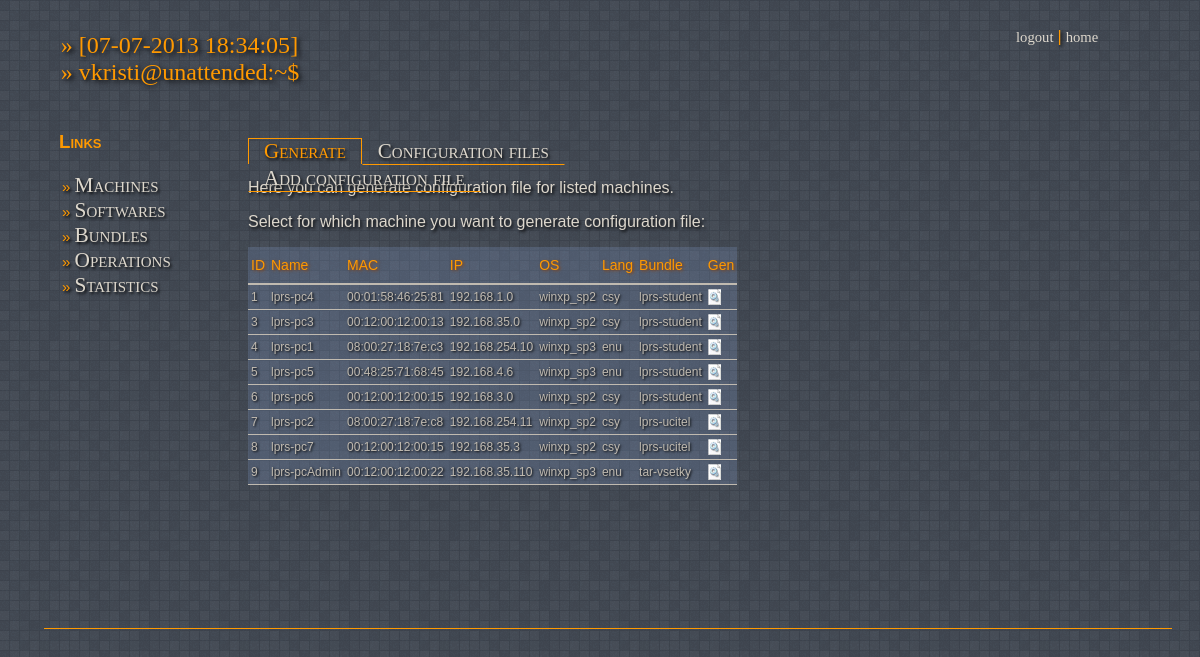
Screenshot of /gen_conf.php with the database file from the repository.
### tables this page shows
CREATE TABLE IF NOT EXISTS `machines` (
  `idmachine` int(3) NOT NULL AUTO_INCREMENT,
  `name` varchar(25) NOT NULL,
  `mac` varchar(12) NOT NULL,
  `ip` varchar(15) NOT NULL,
  `os` int(3) NOT NULL,
  `bundle` int(3) NOT NULL,
  PRIMARY KEY (`idmachine`)
);

CREATE TABLE IF NOT EXISTS `os` (
  `idos` int(2) NOT NULL AUTO_INCREMENT,
  `name` varchar(20) NOT NULL,
  `inspallpath` varchar(255) NOT NULL,
  `lang` int(3) NOT NULL,
  PRIMARY KEY (`idos`)
);

CREATE TABLE IF NOT EXISTS `lang` (
  `idlang` int(3) NOT NULL AUTO_INCREMENT,
  `language` varchar(3) NOT NULL,
  PRIMARY KEY (`idlang`)
);

CREATE TABLE IF NOT EXISTS `bundle` (
  `idbundle` int(2) NOT NULL AUTO_INCREMENT,
  `name` varchar(20) NOT NULL,
  PRIMARY KEY (`idbundle`)
);

### add/functions.php (called while the page is built, shortened)
<?php
function addSepare($mac, $separator = ':')
{
  return join($separator, str_split($mac, 2));
}
?>

### gen_conf.php (the view, shortened to what this page needs)
<?php
  require('add/connect.php');
  require('add/functions.php');
?>
<!DOCTYPE html PUBLIC "-//W3C//DTD XHTML 1.0 Transitional//EN" "http://www.w3.org/TR/xhtml1/DTD/xhtml1-transitional.dtd">
<html>
<head>
<link rel="stylesheet" href="css/css.css" type="text/css" />
</head>
<body>
<div id="hlavny">
	<span id="spanovy">» [<?php echo date('m-d-Y H:i:s', time());?>]<br>» <?php $name="vkristi";echo $name;?>@unattended:~$<div class="cursor"> </div></span>
  <div id="lavy">
  	<h1 style="margin-left:15px;">Links</h1>
  </div>
  <div id="stred">
 	<div id="menu">
      <ul>
         <li style="border-bottom: none;border-left: 1px solid #FF9900;
border-top: 1px solid #FF9900;border-right: 1px solid #FF9900;"><a href="gen_conf.php" style="color:#FF9900;">Generate</a></li>
         <li ><a href="chan_conf.php">Configuration files</a></li>
         <li><a href="#">Add configuration file</a></li>
      </ul>
   </div>
   <?php
echo "<p>Here you can generate configuration file for listed machines.</p>";
 echo "<p>Select for which machine you want to generate configuration file:</p>";
    ?>
<div id="tabule">
<table id="hor-minimalist-b"  >
  <thead>
    <tr>
      <th scope="col">ID</th>
      <th scope="col">Name</th>
      <th scope="col">MAC</th>
      <th scope="col">IP</th>
      <th scope="col">OS</th>
      <th scope="col">Lang</th>
      <th scope="col">Bundle</th>
      <th scope="col">Gen</th>
    </tr>
  </thead>
  <tbody>
  <?php
$result = $dat->query("select machines.idmachine, machines.name, machines.mac, machines.ip, os.name as os, bundle.name as bundle, lang.language from machines, os, bundle, lang where machines.os=os.idos and machines.bundle=bundle.idbundle and os.lang=lang.idlang order by idmachine");
$num_results = $result->num_rows;
for ($i=0; $i <$num_results; $i++)
  { $row = $result->fetch_assoc();
    $mac = addSepare($row['mac']);
    echo "<tr>";
    echo "<td>".$row['idmachine']."</td>";
    echo "<td>".$row['name']."</td>";
    echo "<td>".$mac."</td>";
    echo "<td>".$row['ip']."</td>";
    echo "<td>".$row['os']."</td>";
    echo "<td>".$row['language']."</td>";
    echo "<td>".$row['bundle']."</td>";
    echo "<form ACTION=\"gen_conf_save.php\" METHOD=\"post\">";
    echo "<td><input type=\"image\" src=images/config.png></td>";
    echo "</form>";
    echo "</tr>";
  }
?>
  </tbody>
</table>
</div>
  </div>
  <div id="pravy">
  </div>
</div>
</body>
</html>

### css/css.css (style rules this page uses)
body { background-image: url("../images/grey.png"); -webkit-font-smoothing: antialiased; overflow: scroll; overflow-x: hidden; }
p, ul, ol, td, span { font-family: "Lucida Grande", "Lucida Sans Unicode", "Trebuchet MS", sans-serif; color: #c0bab0; color: rgb(221, 215, 204); text-shadow: 0.1em 0.1em 0.2em black; }
li { color: #FF9900; }
h1 { font : bold 14pt Arial, Helvetica, geneva; color: #FF9900; text-transform: capitalize; font-variant: small-caps; }
a:link { text-decoration: none; color: rgb(221, 215, 204); font: small-caption; font-family: consolas; font-size: 11pt; }
#hlavny { position: fixed; width: 100%; height: 100%; }
#lavy { position: absolute; width: 13%; left: 3%; height: 510px; top: 110px; color: #C0BAB0; border-bottom: 1px solid #FF9900; }
#lavy ul { list-style: none; padding:5px 0 5px 18px; font-size:15px; }
#lavy ul li:before { content: "\00BB \0020"; color:#FF9900; }
#lavy ul li a { text-transform: capitalize; font-variant: small-caps; font-family: consolas; font-size: 16pt; }
#stred { position: absolute; width: 67%; left: 16%; height: 510px; top: 110px; padding-left: 3em; border-bottom: 1px solid #FF9900; }
#tabule { float: left; overflow-x: hidden; height: 350px; width: 715px; z-index: 2; }
#menu { position: relative; width: 70%; height: 45px; top: 20px; left: -40px; }
#menu ul { list-style-type: none; height: 40px; width: auto; margin: auto; }
#menu li { float: left; border-bottom: 1px solid #FF9900; border-left: 1px solid transparent; border-top: 1px solid transparent; border-right: 1px solid transparent; }
#menu ul a { padding-right: 15px; padding-left: 15px; display: block; font-family: consolas; font-variant: small-caps; font-size: 21px; }
#pravy { position: absolute; width: 13%; left: 84%; height: 600px; top: 20px; border-bottom: 1px solid #FF9900; }
#spanovy { font-size: 18pt; color: #FF9900; display: block; font-family: consolas ; white-space: pre; margin: 1em 2.2em; }
div.cursor { display: inline-block; margin-left: 8px; width: 20px; height: 2px; vertical-align: bottom; -webkit-animation: blink 2s linear 0s infinite; -moz-animation: blink 2s linear 0s infinite; -ms-animation: blink 2s linear 0s infinite; -o-animation: blink 2s linear 0s infinite; }
#hor-minimalist-b { font-family: "Lucida Sans Unicode", "Lucida Grande", Sans-Serif; font-size: 12px; background: rgb(92, 99, 111); background: rgba(138, 167, 218, 0.21); border-collapse: collapse; text-align: left; }
#hor-minimalist-b th { font-size: 14px; font-weight: normal; color: #F90; text-shadow: 0.1em 0.1em 0.2em saddlebrown; padding: 10px 3px; border-bottom: 2px solid #C0BAB0; }
#hor-minimalist-b td { border-bottom: 1px solid #C0BAB0; color: #C0BAB0; padding: 6px 8px; padding: 4px 3px; }

### rows the page displays
machines: idmachine "1", name "lprs-pc4", mac "00:01:58:46:25:81", ip "192.168.1.0", os.name "winxp_sp2", lang.language "csy", bundle.name "lprs-student"
machines: idmachine "3", name "lprs-pc3", mac "00:12:00:12:00:13", ip "192.168.35.0", os.name "winxp_sp2", lang.language "csy", bundle.name "lprs-student"
machines: idmachine "4", name "lprs-pc1", mac "08:00:27:18:7e:c3", ip "192.168.254.10", os.name "winxp_sp3", lang.language "enu", bundle.name "lprs-student"
machines: idmachine "5", name "lprs-pc5", mac "00:48:25:71:68:45", ip "192.168.4.6", os.name "winxp_sp3", lang.language "enu", bundle.name "lprs-student"
machines: idmachine "6", name "lprs-pc6", mac "00:12:00:12:00:15", ip "192.168.3.0", os.name "winxp_sp2", lang.language "csy", bundle.name "lprs-student"
machines: idmachine "7", name "lprs-pc2", mac "08:00:27:18:7e:c8", ip "192.168.254.11", os.name "winxp_sp2", lang.language "csy", bundle.name "lprs-ucitel"
machines: idmachine "8", name "lprs-pc7", mac "00:12:00:12:00:15", ip "192.168.35.3", os.name "winxp_sp2", lang.language "csy", bundle.name "lprs-ucitel"
machines: idmachine "9", name "lprs-pcAdmin", mac "00:12:00:12:00:22", ip "192.168.35.110", os.name "winxp_sp3", lang.language "enu", bundle.name "tar-vsetky"

### other values shown
$name "vkristi"
